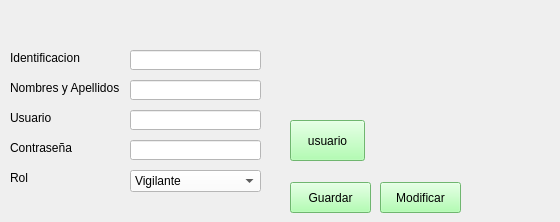
       <widget class="QWidget" name="tab_10">
        <attribute name="icon">
         <iconset>
          <normaloff>Img/user.png</normaloff>Img/user.png</iconset>
        </attribute>
        <attribute name="title">
         <string>Usuario</string>
        </attribute>
        <widget class="QLabel" name="label_50">
         <property name="geometry">
          <rect>
           <x>10</x>
           <y>170</y>
           <width>61</width>
           <height>16</height>
          </rect>
         </property>
         <property name="text">
          <string>Rol</string>
         </property>
        </widget>
        <widget class="QLabel" name="label_51">
         <property name="geometry">
          <rect>
           <x>10</x>
           <y>110</y>
           <width>71</width>
           <height>16</height>
          </rect>
         </property>
         <property name="text">
          <string>Usuario</string>
         </property>
        </widget>
        <widget class="QLabel" name="label_52">
         <property name="geometry">
          <rect>
           <x>10</x>
           <y>140</y>
           <width>71</width>
           <height>16</height>
          </rect>
         </property>
         <property name="text">
          <string>Contraseña</string>
         </property>
        </widget>
        <widget class="QLineEdit" name="txtusuario_nombre">
         <property name="geometry">
          <rect>
           <x>130</x>
           <y>110</y>
           <width>131</width>
           <height>20</height>
          </rect>
         </property>
         <property name="focusPolicy">
          <enum>Qt::StrongFocus</enum>
         </property>
         <property name="styleSheet">
          <string notr="true">background-color: rgb(255, 255, 255);</string>
         </property>
         <property name="placeholderText">
          <string/>
         </property>
        </widget>
        <widget class="QLineEdit" name="txtclave_usuario">
         <property name="geometry">
          <rect>
           <x>130</x>
           <y>140</y>
           <width>131</width>
           <height>20</height>
          </rect>
         </property>
         <property name="focusPolicy">
          <enum>Qt::StrongFocus</enum>
         </property>
         <property name="styleSheet">
          <string notr="true">background-color: rgb(255, 255, 255);</string>
         </property>
         <property name="placeholderText">
          <string/>
         </property>
        </widget>
        <widget class="QComboBox" name="cbxrol">
         <property name="geometry">
          <rect>
           <x>130</x>
           <y>170</y>
           <width>131</width>
           <height>22</height>
          </rect>
         </property>
         <property name="cursor">
          <cursorShape>PointingHandCursor</cursorShape>
         </property>
         <property name="focusPolicy">
          <enum>Qt::StrongFocus</enum>
         </property>
         <property name="styleSheet">
          <string notr="true">background-color: rgb(255, 255, 255);</string>
         </property>
         <item>
          <property name="text">
           <string>Vigilante</string>
          </property>
         </item>
         <item>
          <property name="text">
           <string>Consulta</string>
          </property>
         </item>
         <item>
          <property name="text">
           <string>Administrador</string>
          </property>
         </item>
        </widget>
        <widget class="QPushButton" name="btn_guardar_usuario">
         <property name="enabled">
          <bool>true</bool>
         </property>
         <property name="geometry">
          <rect>
           <x>290</x>
           <y>182</y>
           <width>81</width>
           <height>31</height>
          </rect>
         </property>
         <property name="cursor">
          <cursorShape>PointingHandCursor</cursorShape>
         </property>
         <property name="styleSheet">
          <string notr="true">background-color: rgb(156, 255, 156);</string>
         </property>
         <property name="text">
          <string>Guardar</string>
         </property>
         <property name="icon">
          <iconset>
           <normaloff>Img/Guardar.png</normaloff>Img/Guardar.png</iconset>
         </property>
         <property name="iconSize">
          <size>
           <width>20</width>
           <height>20</height>
          </size>
         </property>
        </widget>
        <widget class="QPushButton" name="btn_modificar_usuario">
         <property name="enabled">
          <bool>true</bool>
         </property>
         <property name="geometry">
          <rect>
           <x>380</x>
           <y>182</y>
           <width>81</width>
           <height>31</height>
          </rect>
         </property>
         <property name="cursor">
          <cursorShape>PointingHandCursor</cursorShape>
         </property>
         <property name="styleSheet">
          <string notr="true">background-color: rgb(156, 255, 156);</string>
         </property>
         <property name="text">
          <string>Modificar</string>
         </property>
         <property name="icon">
          <iconset>
           <normaloff>Img/Editar.png</normaloff>Img/Editar.png</iconset>
         </property>
         <property name="iconSize">
          <size>
           <width>20</width>
           <height>20</height>
          </size>
         </property>
        </widget>
        <widget class="QPushButton" name="btn_usuario">
         <property name="geometry">
          <rect>
           <x>290</x>
           <y>120</y>
           <width>75</width>
           <height>41</height>
          </rect>
         </property>
         <property name="cursor">
          <cursorShape>PointingHandCursor</cursorShape>
         </property>
         <property name="styleSheet">
          <string notr="true">background-color: rgb(156, 255, 156);</string>
         </property>
         <property name="text">
          <string>usuario</string>
         </property>
         <property name="icon">
          <iconset>
           <normaloff>Img/user.png</normaloff>Img/user.png</iconset>
         </property>
        </widget>
        <widget class="QLabel" name="label_49">
         <property name="geometry">
          <rect>
           <x>420</x>
           <y>20</y>
           <width>131</width>
           <height>131</height>
          </rect>
         </property>
         <property name="text">
          <string/>
         </property>
         <property name="pixmap">
          <pixmap>Img/user.png</pixmap>
         </property>
         <property name="scaledContents">
          <bool>true</bool>
         </property>
        </widget>
        <widget class="QLabel" name="label_53">
         <property name="geometry">
          <rect>
           <x>10</x>
           <y>80</y>
           <width>121</width>
           <height>16</height>
          </rect>
         </property>
         <property name="text">
          <string>Nombres y Apellidos</string>
         </property>
        </widget>
        <widget class="QLineEdit" name="txtnombre_usuario">
         <property name="geometry">
          <rect>
           <x>130</x>
           <y>80</y>
           <width>131</width>
           <height>20</height>
          </rect>
         </property>
         <property name="focusPolicy">
          <enum>Qt::StrongFocus</enum>
         </property>
         <property name="styleSheet">
          <string notr="true">background-color: rgb(255, 255, 255);</string>
         </property>
         <property name="placeholderText">
          <string/>
         </property>
        </widget>
        <widget class="QLabel" name="label_77">
         <property name="geometry">
          <rect>
           <x>10</x>
           <y>50</y>
           <width>121</width>
           <height>16</height>
          </rect>
         </property>
         <property name="text">
          <string>Identificacion</string>
         </property>
        </widget>
        <widget class="QLineEdit" name="txtidentificacion_usuario">
         <property name="geometry">
          <rect>
           <x>130</x>
           <y>50</y>
           <width>131</width>
           <height>20</height>
          </rect>
         </property>
         <property name="focusPolicy">
          <enum>Qt::StrongFocus</enum>
         </property>
         <property name="styleSheet">
          <string notr="true">background-color: rgb(255, 255, 255);</string>
         </property>
         <property name="placeholderText">
          <string/>
         </property>
        </widget>
       </widget>
